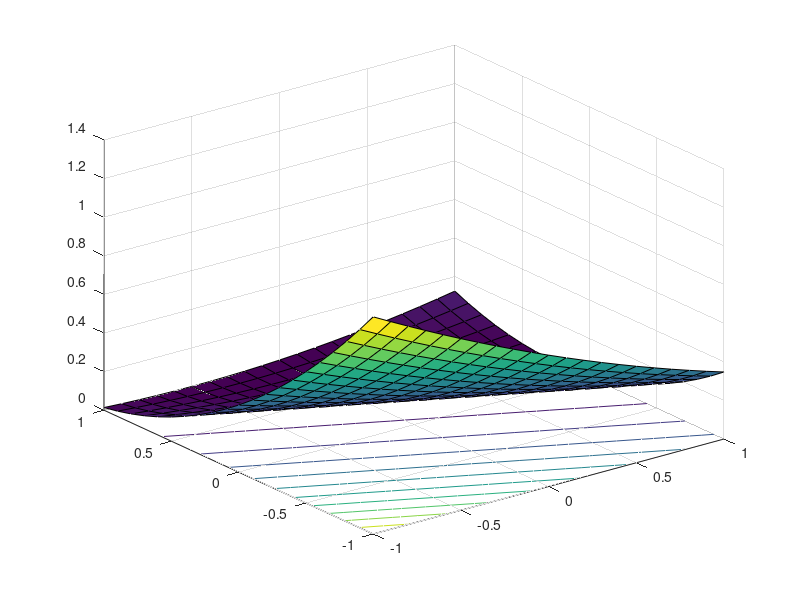

The MATLAB script that drew this image: (Note: this script raises an error after producing the figure.)
clear 
close all

%%
D = [2 1]/3;
v = 0.5;

f = @(s0,s1) 0.5*(v-(D(1)*s0+D(2)*s1)).^2;
g = @(s0,s1) 0.5*(s0.^2+s1.^2);

s0 = -1:.1:1;
s1 = -1:.1:1;
[S0,S1] = ndgrid(s0,s1);
F = f(S0,S1);
G = g(S0,S1);
hf = surfc(s0,s1,F);
hf(1).FaceAlpha = 0.125;
hf(1).FaceColor = 'green';
hf(1).EdgeAlpha = 0.25;
%hf(1).EdgeColor = 'interp';
hf(2).LineWidth = 1;
%hf(2).LevelStep = 0.1;


%[az,el] = view;
%view(az+90,el)
ax = gca;
ax.YDir='reverse';

hold on
hg = surfc(s0,s1,G);
hg(1).FaceAlpha = 0.125;
hg(1).FaceColor = 'blue';
hg(1).EdgeAlpha = 0.25;
%hg(1).EdgeColor = 'interp';
hg(2).LineWidth = 1;
%hg(2).LevelStep = 0.1;
xlabel('s_1')
ylabel('s_0')

%%
idx = 1;
for lambda = [0.1 1 10 ]
    s(:,idx) = (D.'*D+lambda*eye(2))\(D.'*v);
    ht = text(s(2,idx)+.1,s(1,idx)-.2,['\lambda=' num2str(lambda)]);
    ht.FontSize = 12;
    idx = idx+1;
end
hp = plot(s(2,:),s(1,:));
hp.Marker = 'o';
hp.MarkerSize = 6;
hp.MarkerEdgeColor = 'r';
hp.MarkerFaceColor = 'r';
hp.Color = 'r';
hp.LineWidth = 2;
hp.LineStyle = ':';
hp.Visible = true;

hf(1).Parent.FontSize = 18;
hf(1).Parent.LineWidth = 2;
hf(1).Parent.ZLim = [0 1.0];
hold off

%%
set(gcf,'Color','white');
set(gca,'Color','white');
imwrite(frame2im(getframe(1)),'ridgeopt.png')
set(gcf,'Color','default');
set(gca,'Color','default');

%%

%{
mu = [0.5 0.5];
Sigma = 0.001*[1 0; 0 1];
u1 = 0:.001:1; 
u2 = 0:.001:1;
[U1,U2] = meshgrid(u1,u2);
F = mvnpdf([U1(:) U2(:)],mu,Sigma);
F = reshape(F,length(u2),length(u1));
h = surfc(u1,u2,F);
h(1).FaceAlpha = 0.25;
h(1).EdgeAlpha = 0.125;
h(1).EdgeColor = 'interp';

caxis([min(F(:))-.5*range(F(:)),max(F(:))]);
axis([0 1 0 1 0 2e2])

xlabel('v');  
ylabel('p(\bf{v}\rm{|}\bf{s}=\rm{(0.5,0.5)^T)}');

grid on
h.LineWidth = 2;
h.Parent.FontSize = 18;
%}